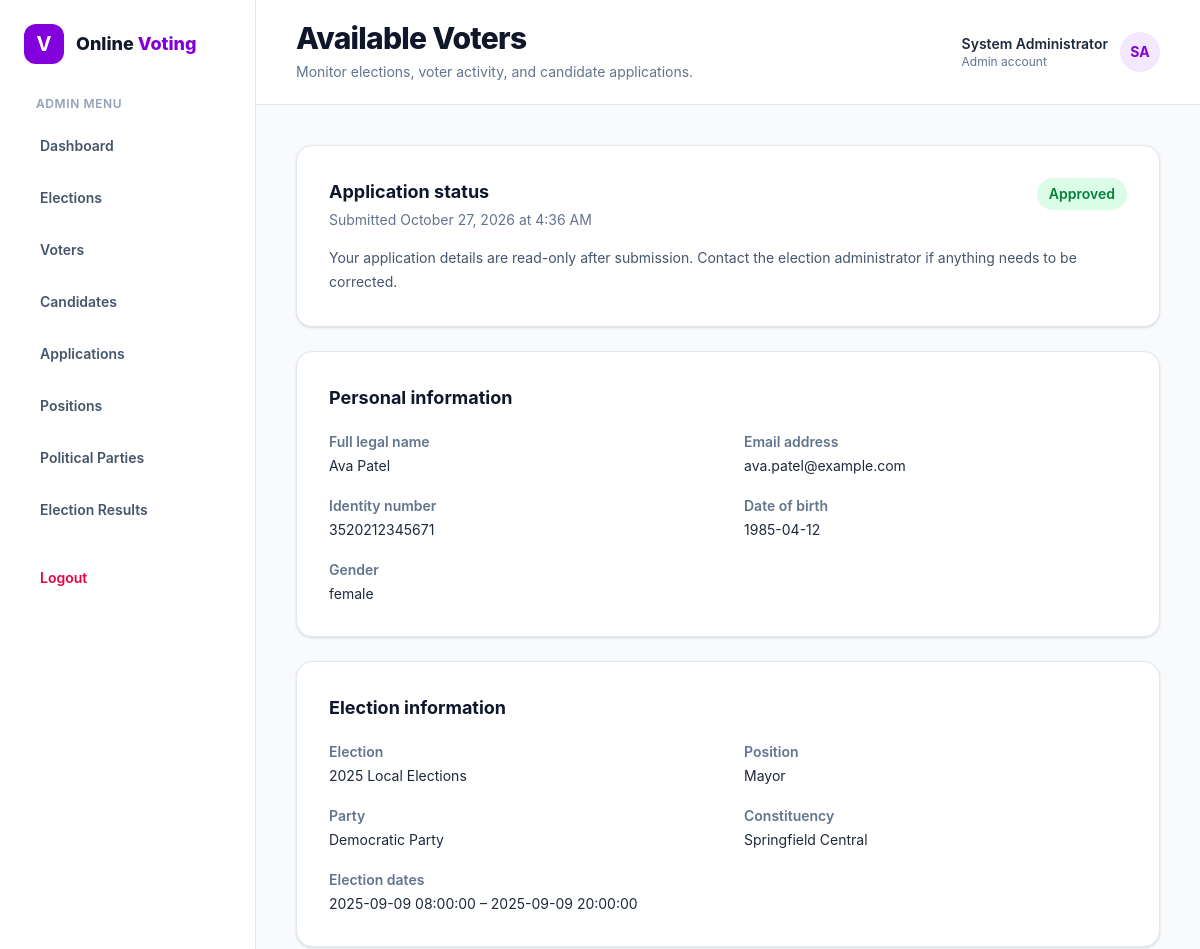
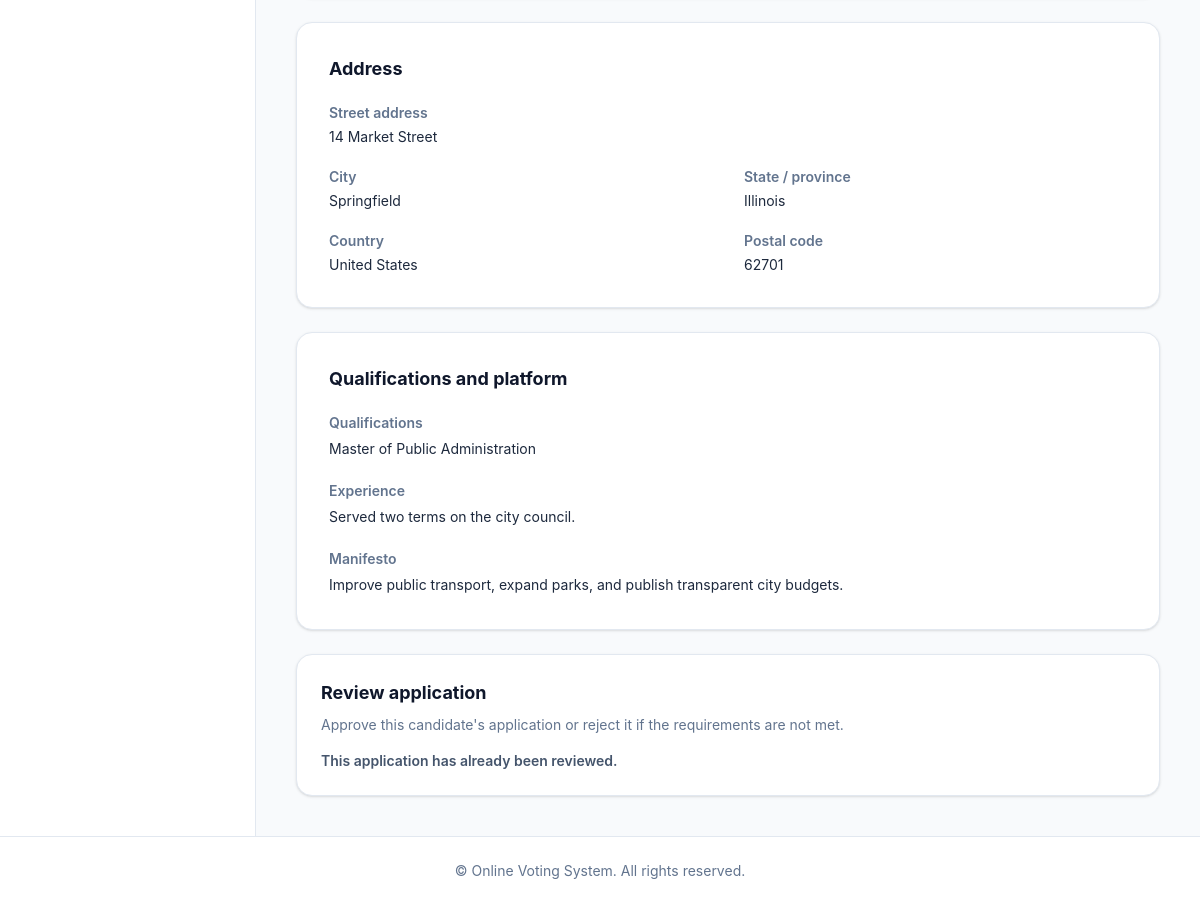
The page /views/admin/application_details.php?candidate=1 (signed in) on the database its author committed (2 pictures, top to bottom).
### tables this page shows
CREATE TABLE candidates (
    id INT AUTO_INCREMENT PRIMARY KEY,
    user_id INT NOT NULL,
    address VARCHAR(255) NOT NULL,
    city VARCHAR(100) NOT NULL,
    state VARCHAR(100) NOT NULL,
    country VARCHAR(100) NOT NULL,
    postal_code VARCHAR(20) NOT NULL,
    election_id INT NOT NULL,
    position_id INT NOT NULL,
    constituency_area VARCHAR(100) NOT NULL,
    party_id INT DEFAULT NULL,
    qualifications TEXT NOT NULL,
    experience TEXT NOT NULL,
    manifesto TEXT NOT NULL,
    certificates VARCHAR(255) DEFAULT NULL,
    status ENUM('pending', 'approved', 'rejected') NOT NULL DEFAULT 'pending',
    created_at TIMESTAMP DEFAULT CURRENT_TIMESTAMP,
    updated_at TIMESTAMP DEFAULT CURRENT_TIMESTAMP ON UPDATE CURRENT_TIMESTAMP,
    FOREIGN KEY (user_id) REFERENCES users(id) ON DELETE CASCADE,
    FOREIGN KEY (election_id) REFERENCES elections(id) ON DELETE CASCADE,
    FOREIGN KEY (position_id) REFERENCES positions(id) ON DELETE CASCADE,
    FOREIGN KEY (party_id) REFERENCES parties(id) ON DELETE SET NULL,
    UNIQUE (user_id, election_id, position_id)
);

CREATE TABLE users (
    id INT AUTO_INCREMENT PRIMARY KEY,
    name VARCHAR(50) NOT NULL,
    email VARCHAR(100) NOT NULL UNIQUE,
    identity_type VARCHAR(20) NOT NULL,
    identity_number VARCHAR(20) NOT NULL UNIQUE,
    dob DATE NOT NULL,
    gender ENUM('male', 'female', 'other') NOT NULL,
    role ENUM('voter', 'candidate', 'admin') NOT NULL DEFAULT 'voter',
    status tinyint NOT NULL DEFAULT 1,
    password VARCHAR(255) NOT NULL,
    profile_picture VARCHAR(255) DEFAULT NULL,
    created_at TIMESTAMP DEFAULT CURRENT_TIMESTAMP,
    updated_at TIMESTAMP DEFAULT CURRENT_TIMESTAMP ON UPDATE CURRENT_TIMESTAMP
);

CREATE TABLE elections (
    id INT AUTO_INCREMENT PRIMARY KEY,
    title VARCHAR(100) NOT NULL UNIQUE,
    description TEXT NOT NULL,
    start_date DATETIME NOT NULL,
    end_date DATETIME NOT NULL,
    status ENUM('upcoming', 'ongoing', 'completed') NOT NULL DEFAULT 'upcoming',
    created_at TIMESTAMP DEFAULT CURRENT_TIMESTAMP,
    updated_at TIMESTAMP DEFAULT CURRENT_TIMESTAMP ON UPDATE CURRENT_TIMESTAMP
);

CREATE TABLE positions (
    id INT AUTO_INCREMENT PRIMARY KEY,
    title VARCHAR(100) NOT NULL UNIQUE,
    description TEXT NOT NULL,
    created_at TIMESTAMP DEFAULT CURRENT_TIMESTAMP,
    updated_at TIMESTAMP DEFAULT CURRENT_TIMESTAMP ON UPDATE CURRENT_TIMESTAMP
);

CREATE TABLE parties (
    id INT AUTO_INCREMENT PRIMARY KEY,
    name VARCHAR(100) NOT NULL UNIQUE,
    description TEXT NOT NULL,
    symbol VARCHAR(255) DEFAULT NULL,
    created_at TIMESTAMP DEFAULT CURRENT_TIMESTAMP,
    updated_at TIMESTAMP DEFAULT CURRENT_TIMESTAMP ON UPDATE CURRENT_TIMESTAMP
);

### includes/shared/submitted_application.php (the view)
<?php
$detailsStmt = $pdo->prepare("
    SELECT
        candidates.*,
        users.name AS candidate_name,
        users.email AS candidate_email,
        users.identity_number,
        users.dob,
        users.gender,
        elections.title AS election_name,
        elections.start_date AS election_start_date,
        elections.end_date AS election_end_date,
        positions.title AS position_name,
        parties.name AS party_name
    FROM candidates
    INNER JOIN users ON candidates.user_id = users.id
    LEFT JOIN elections ON candidates.election_id = elections.id
    LEFT JOIN positions ON candidates.position_id = positions.id
    LEFT JOIN parties ON candidates.party_id = parties.id
    WHERE candidates.id = ?
");
$detailsStmt->execute([$applicationCandidateId]);
$application = $detailsStmt->fetch(PDO::FETCH_ASSOC);
$escape = static fn($value): string => htmlspecialchars((string) ($value ?? 'Not provided'), ENT_QUOTES, 'UTF-8');
$status = $application['status'] ?? 'pending';
$statusStyles = [
    'pending' => 'bg-orange-100 text-orange-700',
    'approved' => 'bg-green-100 text-green-700',
    'rejected' => 'bg-red-100 text-red-700',
];
$statusClass = $statusStyles[$status] ?? 'bg-gray-100 text-gray-700';
$submittedAt = !empty($application['created_at'])
    ? date('F j, Y \a\t g:i A', strtotime($application['created_at']))
    : 'Not available';
?>
<div class="mx-auto max-w-5xl">
    <section class="mb-6 rounded-2xl border border-slate-200 bg-white p-6 shadow-sm sm:p-8">
        <div class="flex flex-wrap items-start justify-between gap-4">
            <div>
                <h2 class="text-lg font-bold text-slate-900">Application status</h2>
                <p class="mt-1 text-sm text-slate-500">Submitted <?= $escape($submittedAt) ?></p>
            </div>
            <span class="inline-flex rounded-full px-3 py-1.5 text-sm font-semibold <?= $statusClass ?>">
                <?= $escape(ucfirst($status)) ?>
            </span>
        </div>
        <p class="mt-4 text-sm leading-6 text-slate-600">
            Your application details are read-only after submission. Contact the election administrator if anything needs to be corrected.
        </p>
    </section>
    <div class="space-y-6">
        <section class="rounded-2xl border border-slate-200 bg-white p-6 shadow-sm sm:p-8">
            <h2 class="mb-5 text-lg font-bold text-slate-900">Personal information</h2>
            <dl class="grid gap-x-8 gap-y-5 sm:grid-cols-2">
                <div>
                    <dt class="text-sm font-semibold text-slate-500">Full legal name</dt>
                    <dd class="mt-1 text-sm text-slate-800"><?= $escape($application['candidate_name'] ?? null) ?></dd>
                </div>
                <div>
                    <dt class="text-sm font-semibold text-slate-500">Email address</dt>
                    <dd class="mt-1 text-sm text-slate-800"><?= $escape($application['candidate_email'] ?? null) ?></dd>
                </div>
                <div>
                    <dt class="text-sm font-semibold text-slate-500">Identity number</dt>
                    <dd class="mt-1 text-sm text-slate-800"><?= $escape($application['identity_number'] ?? null) ?></dd>
                </div>
                <div>
                    <dt class="text-sm font-semibold text-slate-500">Date of birth</dt>
                    <dd class="mt-1 text-sm text-slate-800"><?= $escape($application['dob'] ?? null) ?></dd>
                </div>
                <div>
                    <dt class="text-sm font-semibold text-slate-500">Gender</dt>
                    <dd class="mt-1 text-sm text-slate-800"><?= $escape($application['gender'] ?? null) ?></dd>
                </div>
            </dl>
        </section>
        <section class="rounded-2xl border border-slate-200 bg-white p-6 shadow-sm sm:p-8">
            <h2 class="mb-5 text-lg font-bold text-slate-900">Election information</h2>
            <dl class="grid gap-x-8 gap-y-5 sm:grid-cols-2">
                <div>
                    <dt class="text-sm font-semibold text-slate-500">Election</dt>
                    <dd class="mt-1 text-sm text-slate-800"><?= $escape($application['election_name'] ?? null) ?></dd>
                </div>
                <div>
                    <dt class="text-sm font-semibold text-slate-500">Position</dt>
                    <dd class="mt-1 text-sm text-slate-800"><?= $escape($application['position_name'] ?? null) ?></dd>
                </div>
                <div>
                    <dt class="text-sm font-semibold text-slate-500">Party</dt>
                    <dd class="mt-1 text-sm text-slate-800"><?= $escape($application['party_name'] ?? 'Independent / not specified') ?></dd>
                </div>
                <div>
                    <dt class="text-sm font-semibold text-slate-500">Constituency</dt>
                    <dd class="mt-1 text-sm text-slate-800"><?= $escape($application['constituency_area'] ?? null) ?></dd>
                </div>
                <?php if (!empty($application['election_start_date']) || !empty($application['election_end_date'])): ?>
                    <div class="sm:col-span-2">
                        <dt class="text-sm font-semibold text-slate-500">Election dates</dt>
                        <dd class="mt-1 text-sm text-slate-800">
                            <?= $escape($application['election_start_date'] ?? 'Not available') ?>
                            &ndash;
                            <?= $escape($application['election_end_date'] ?? 'Not available') ?>
                        </dd>
                    </div>
                <?php endif; ?>
            </dl>
        </section>
        <section class="rounded-2xl border border-slate-200 bg-white p-6 shadow-sm sm:p-8">
            <h2 class="mb-5 text-lg font-bold text-slate-900">Address</h2>
            <dl class="grid gap-x-8 gap-y-5 sm:grid-cols-2">
                <div class="sm:col-span-2">
                    <dt class="text-sm font-semibold text-slate-500">Street address</dt>
                    <dd class="mt-1 whitespace-pre-line text-sm text-slate-800"><?= $escape($application['address'] ?? null) ?></dd>
                </div>
                <div>
                    <dt class="text-sm font-semibold text-slate-500">City</dt>
                    <dd class="mt-1 text-sm text-slate-800"><?= $escape($application['city'] ?? null) ?></dd>
                </div>
                <div>
                    <dt class="text-sm font-semibold text-slate-500">State / province</dt>
                    <dd class="mt-1 text-sm text-slate-800"><?= $escape($application['state'] ?? null) ?></dd>
                </div>
                <div>
                    <dt class="text-sm font-semibold text-slate-500">Country</dt>
                    <dd class="mt-1 text-sm text-slate-800"><?= $escape($application['country'] ?? null) ?></dd>
                </div>
                <div>
                    <dt class="text-sm font-semibold text-slate-500">Postal code</dt>
                    <dd class="mt-1 text-sm text-slate-800"><?= $escape($application['postal_code'] ?? null) ?></dd>
                </div>
            </dl>
        </section>
        <section class="rounded-2xl border border-slate-200 bg-white p-6 shadow-sm sm:p-8">
            <h2 class="mb-5 text-lg font-bold text-slate-900">Qualifications and platform</h2>
            <dl class="space-y-5">
                <div>
                    <dt class="text-sm font-semibold text-slate-500">Qualifications</dt>
                    <dd class="mt-1 whitespace-pre-line text-sm leading-6 text-slate-800"><?= $escape($application['qualifications'] ?? null) ?></dd>
                </div>
                <div>
                    <dt class="text-sm font-semibold text-slate-500">Experience</dt>
                    <dd class="mt-1 whitespace-pre-line text-sm leading-6 text-slate-800"><?= $escape($application['experience'] ?? null) ?></dd>
                </div>
                <div>
                    <dt class="text-sm font-semibold text-slate-500">Manifesto</dt>
                    <dd class="mt-1 whitespace-pre-line text-sm leading-6 text-slate-800"><?= $escape($application['manifesto'] ?? null) ?></dd>
                </div>
            </dl>
        </section>
    </div>
    <?php if (!empty($showReviewActions)): ?>
        <section class="mt-6 rounded-2xl border border-slate-200 bg-white p-6 shadow-sm">
            <h2 class="text-lg font-bold text-slate-900">
                Review application
            </h2>
            <p class="mt-2 text-sm text-slate-500">
                Approve this candidate's application or reject it if
                the requirements are not met.
            </p>
            <?php if ($status === 'pending'): ?>
                <div class="mt-5 flex flex-wrap gap-3">
                    <a href="../../app/controllers/actions.php?candidate=<?= $applicationCandidateId ?>&approve=true"
                        class="rounded-lg bg-green-50 px-2.5 py-1.5 text-xs font-bold text-green-700">Approve</a>
                    <a href="../../app/controllers/actions.php?candidate=<?= $applicationCandidateId ?>&approve=false"
                        class="rounded-lg bg-red-50 px-2.5 py-1.5 text-xs font-bold text-red-700">Reject</a>
                </div>
            <?php else: ?>
                <p class="mt-4 text-sm font-semibold text-slate-600">
                    This application has already been reviewed.
                </p>
            <?php endif; ?>
        </section>
    <?php endif; ?>
</div>

### rows shown on the page
candidates: created_at "October 27, 2026 at 4:36 AM", status "Approved", user.name "Ava Patel", user.email "ava.patel@example.com", user.identity_number "3520212345671", user.dob "1985-04-12", user.gender "female", election.title "2025 Local Elections", position.title "Mayor", party.name "Democratic Party", constituency_area "Springfield Central", election.start_date "2025-09-09 08:00:00", election.end_date "2025-09-09 20:00:00", address "14 Market Street", city "Springfield", state "Illinois", country "United States", postal_code "62701", qualifications "Master of Public Administration", experience "Served two terms on the city council.", manifesto "Improve public transport, expand parks, and publish transparent city budgets."

### other values the page prints
$portalLabel "ADMIN"
$item['label'] "Dashboard"
$item['label'] "Elections"
$item['label'] "Voters"
$item['label'] "Candidates"
$item['label'] "Applications"
$item['label'] "Positions"
$item['label'] "Political Parties"
$item['label'] "Election Results"
$pageTitle "Available Voters"
$pageDescription "Monitor elections, voter activity, and candidate applications."
$headerName "System Administrator"
$headerRole "Admin"
$headerInitials "SA"
